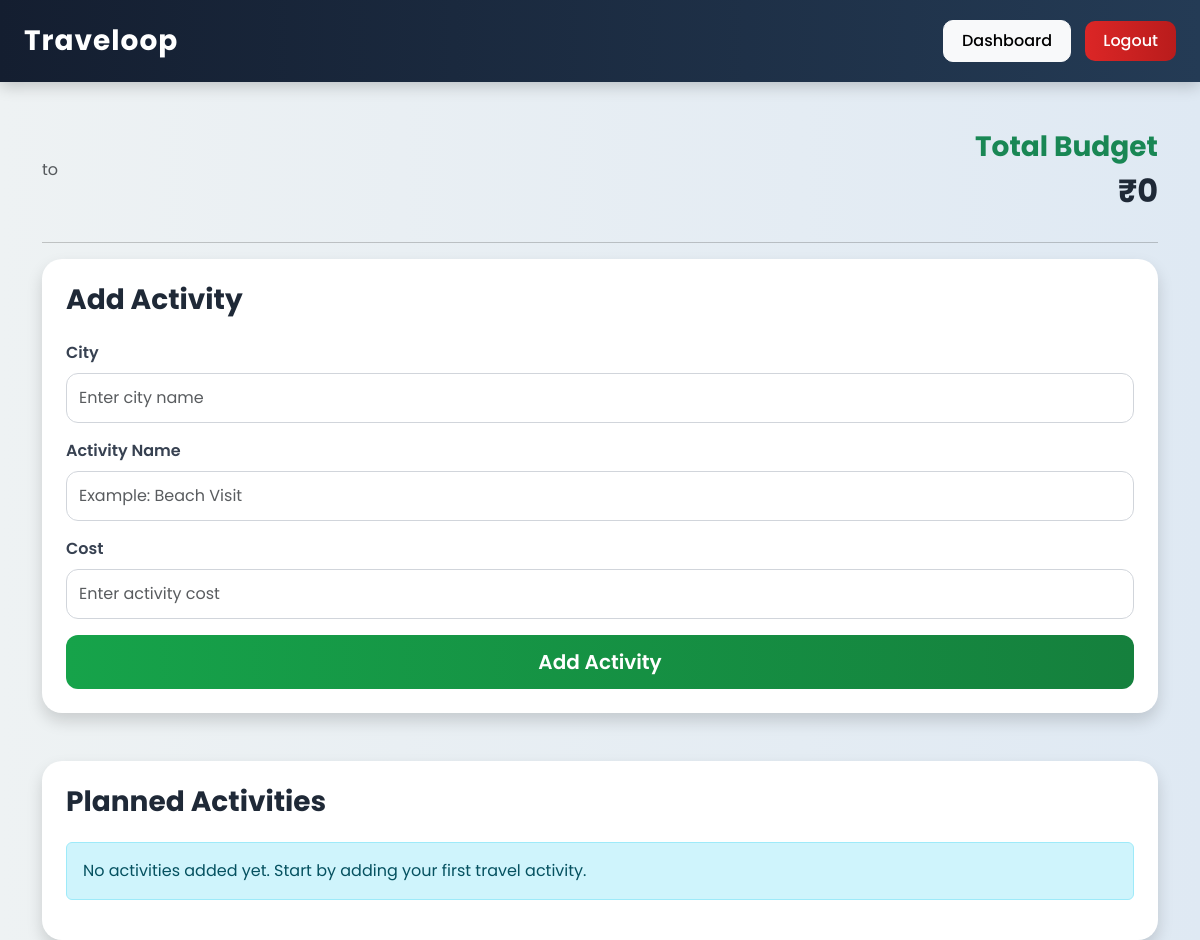
Before: /itinerary/10 (signed in) with the older database file.
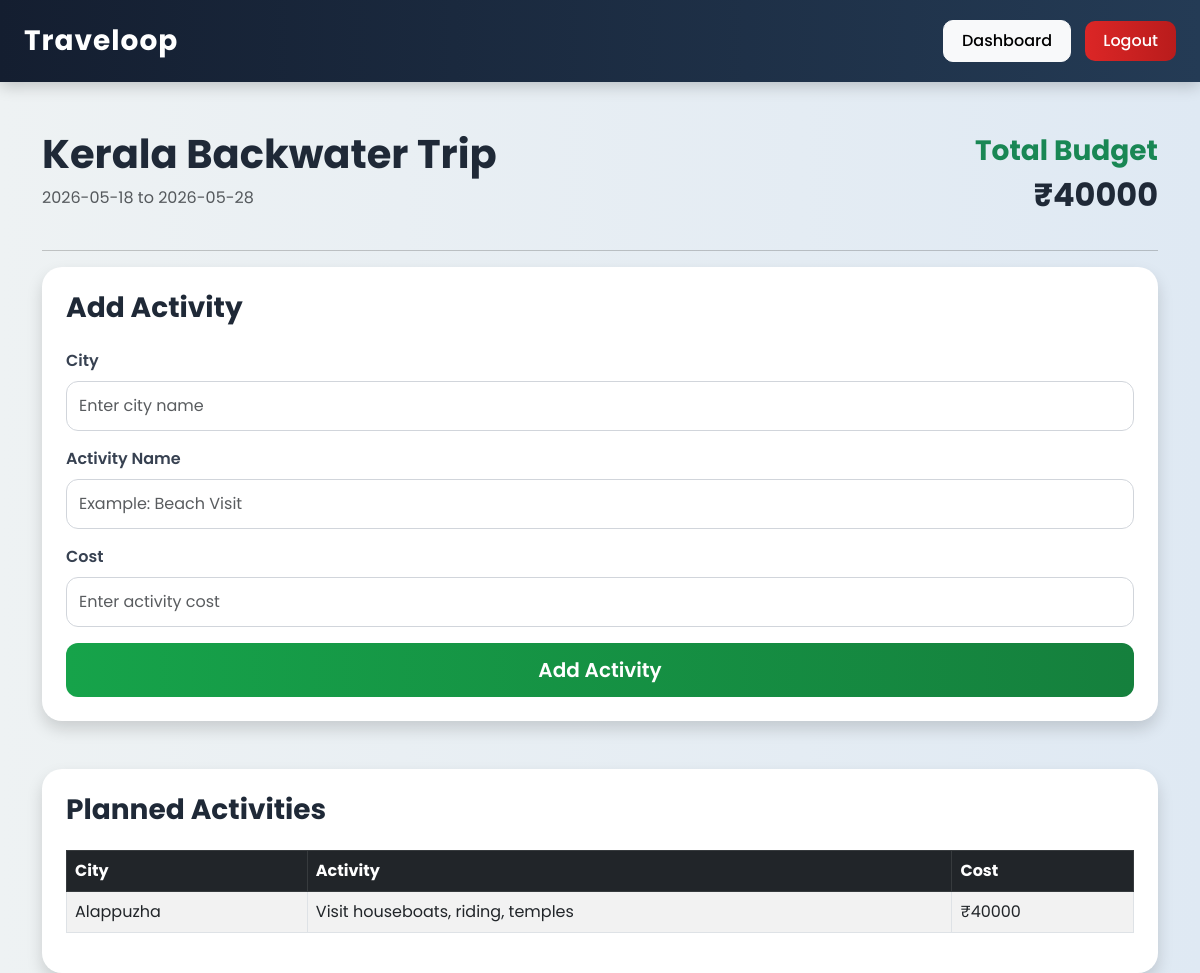
After: the same page with the newer database file.
### app.py (models this page shows)
class Trip(db.Model):
    id = db.Column(db.Integer, primary_key=True)
    trip_name = db.Column(db.String(100))
    start_date = db.Column(db.String(50))
    end_date = db.Column(db.String(50))
    description = db.Column(db.Text)
    user_id = db.Column(db.Integer, db.ForeignKey('user.id'))

class Activity(db.Model):
    id = db.Column(db.Integer, primary_key=True)
    city = db.Column(db.String(100))
    activity_name = db.Column(db.String(100))
    cost = db.Column(db.Integer)
    trip_id = db.Column(db.Integer, db.ForeignKey('trip.id'))

### app.py (the view, shortened to what this page needs)
@app.route('/itinerary/<int:trip_id>', methods=['GET', 'POST'])
@login_required
def itinerary(trip_id):
    trip = Trip.query.get(trip_id)
    activities = Activity.query.filter_by(
        trip_id=trip_id
    ).all()
    total_cost = 0
    for activity in activities:
        total_cost += activity.cost
    return render_template(
        'itinerary.html',
        trip=trip,
        activities=activities,
        total_cost=total_cost
    )

### app.py (called while the page is built)
@login_manager.user_loader
def load_user(user_id):
    return User.query.get(int(user_id))

### templates/itinerary.html
{% extends 'base.html' %}
{% block content %}
<div class="d-flex justify-content-between align-items-center mb-4">
    <div>
        <h1>
            {{ trip.trip_name }}
        </h1>
        <p class="text-muted">
            {{ trip.start_date }}
            to
            {{ trip.end_date }}
        </p>
    </div>
    <div class="text-end">
        <h3 class="text-success">
            Total Budget
        </h3>
        <h2>
            ₹{{ total_cost }}
        </h2>
    </div>
</div>
<hr>
<div class="card shadow p-4 mb-5">
    <h3 class="mb-4">
        Add Activity
    </h3>
    <form method="POST">
        <div class="mb-3">
            <label class="form-label">
                City
            </label>
            <input
                type="text"
                name="city"
                class="form-control"
                placeholder="Enter city name"
                required
            >
        </div>
        <div class="mb-3">
            <label class="form-label">
                Activity Name
            </label>
            <input
                type="text"
                name="activity_name"
                class="form-control"
                placeholder="Example: Beach Visit"
                required>
        </div>
        <div class="mb-3">
            <label class="form-label">
                Cost
            </label>
            <input
                type="number"
                name="cost"
                class="form-control"
                placeholder="Enter activity cost"
                required>
        </div>
        <div class="d-grid">
            <button
                type="submit"
                class="btn btn-success btn-lg">
                Add Activity
            </button>
        </div>
    </form>
</div>
<div class="card shadow p-4">
    <h3 class="mb-4">
        Planned Activities
    </h3>
    {% if activities %}
    <table class="table table-bordered table-striped">
        <thead class="table-dark">
            <tr>
                <th>
                    City
                </th>
                <th>
                    Activity
                </th>
                <th>
                    Cost
                </th>
            </tr>
        </thead>
        <tbody>
            {% for activity in activities %}
            <tr>
                <td>
                    {{ activity.city }}
                </td>
                <td>
                    {{ activity.activity_name }}
                </td>
                <td>
                    ₹{{ activity.cost }}
                </td>
            </tr>
            {% endfor %}
        </tbody>
    </table>
    {% else %}
    <div class="alert alert-info">
        No activities added yet.
        Start by adding your first travel activity.
    </div>
    {% endif %}
</div>
{% endblock %}

### templates/base.html (shortened to what this page needs)
<!DOCTYPE html>
<html lang="en">
<head>
    <link href="https://cdn.jsdelivr.net/npm/bootstrap@5.3.0/dist/css/bootstrap.min.css" rel="stylesheet">
    <link rel="stylesheet" href="{{ url_for('static', filename='style.css') }}">
</head>
<body>
    <nav class="navbar navbar-dark bg-dark px-4">
        <a class="navbar-brand" href="#">
            Traveloop
        </a>
        <div>
            <a href="/dashboard" class="btn btn-light">
                Dashboard
            </a>
            <a href="/logout" class="btn btn-danger">
                Logout
            </a>
        </div>
    </nav>
    <div class="container mt-5">
        {% block content %}
        {% endblock %}
    </div>
</body>
</html>

### static/style.css (style rules this page uses)
* { margin: 0; padding: 0; box-sizing: border-box; }
body { font-family: 'Poppins', sans-serif; background: linear-gradient( to right, #eef2f3, #dfe9f3 ); min-height: 100vh; color: #333; }
.navbar { background: linear-gradient( to right, #141e30, #243b55 ) !important; padding: 15px 30px; box-shadow: 0 4px 15px rgba(0,0,0,0.2); }
.navbar-brand { font-size: 28px; font-weight: 700; letter-spacing: 1px; color: #ffffff !important; }
.navbar .btn { margin-left: 10px; border-radius: 10px; padding: 8px 18px; font-weight: 500; transition: 0.3s; }
.container { margin-top: 40px; }
.card { border: none; border-radius: 20px; overflow: hidden; background: #ffffff; box-shadow: 0 8px 25px rgba(0,0,0,0.08); transition: all 0.3s ease; }
h1, h2, h3, h4 { font-weight: 700; color: #1f2937; }
p { color: #555; }
.form-label { font-weight: 600; margin-bottom: 8px; color: #374151; }
.form-control { border-radius: 12px; padding: 12px; border: 1px solid #d1d5db; transition: 0.3s; }
.btn { border-radius: 12px; padding: 12px 20px; font-weight: 600; transition: all 0.3s ease; }
.btn-success { background: linear-gradient( to right, #16a34a, #15803d ); border: none; }
.btn-danger { background: linear-gradient( to right, #dc2626, #b91c1c ); border: none; }
.table { border-radius: 15px }

Changed rows visible on the page:
added Trip: trip_name "Kerala Backwater Trip", start_date "2026-05-18", end_date "2026-05-28"
added Activity: city "Alappuzha", activity_name "Visit houseboats, riding, temples", cost "40000"
Other visible differences:
{{ total_cost }}: "0" → "40000"
text no longer shown: "No activities added yet. Start by adding your first travel activity."
text now shown: "City Activity Cost"
